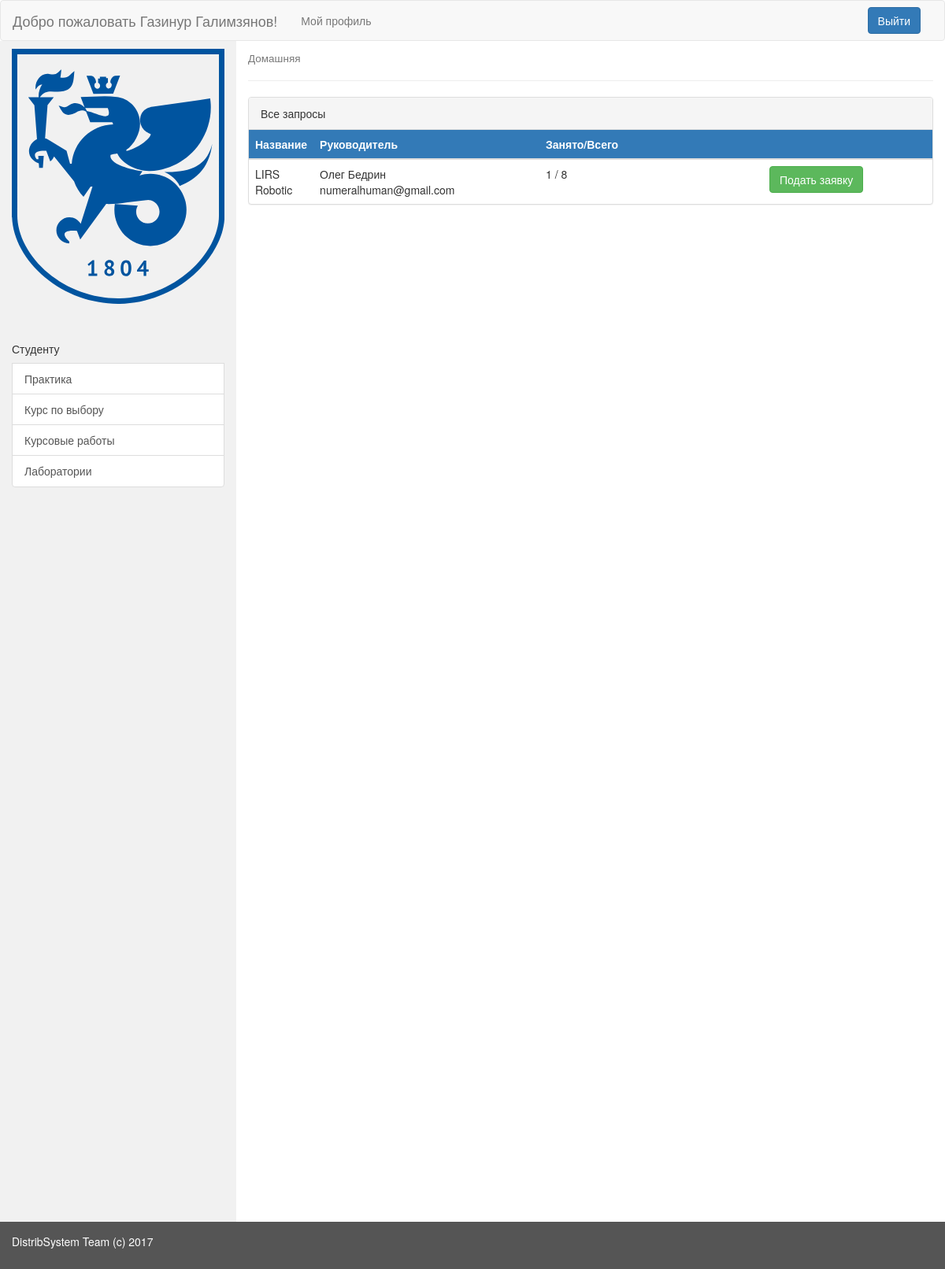
Screenshot of /distribution/my_profile/23/student/Practice/ (signed in) with the database file from the repository.
### choose_distrib/models.py (models this page shows, shortened)
class Container(models.Model):
    container_name = models.CharField(max_length=100, verbose_name='Название')
    container_director = models.ManyToManyField(User)
    container_capacity = models.IntegerField(
        default=0,
        validators=[MaxValueValidator(300), MinValueValidator(0)]
    )
    CONTAINERCHOISE = (
        ('Laboratory', 'laboratory'),
        ('Course', 'course'),
        ('Practice', 'practice'),
        ('ScienceHead', 'science_director')
    )
    container_type = models.CharField(max_length=20, choices=CONTAINERCHOISE)

### choose_distrib/views.py (the view)
# urls.py: url(r'^(?P<container_type>[A-z]+)/$', views.student_form, name='student')])),
def student_form(request, user_id, container_type):
    user = request.user
    list_of_triples = get_container_with_number_of_occupied_from_db(user, container_type)
    context = {
        'user_id': user_id,
        'triples': list_of_triples,
    }
    context.update(base_context(request))
    return render(request, 'accounts/parts/container_table.html', context)

### choose_distrib/utils.py (called while the page is built)
def get_container_with_number_of_occupied_from_db(user, container_type):
    containers = list(getattr(module, container_type).objects.all())
    list_of_triples = []
    for container in containers:
        count = StudentToLabStorage.objects.filter(container=container).distinct().count()
        request_status = list(Request.objects.filter(container=container, student=user).order_by('send_date'))
        status = None
        if request_status:
            status = request_status.pop().status
        triple = Triple(container, count, status)
        list_of_triples.append(triple)
    return list_of_triples

### userroles/utils.py (called while the page is built)
def get_entity_from_db(user, name):
    model = None
    try :
        model=getattr(module, name).objects.get(user=user)
        if model is not None:
            return model
    except:
        return None

### userroles/views.py (called while the page is built)
@login_required(login_url='/accounts/login')
def base_context(request):
    user = request.user
    is_student = get_entity_from_db(user, 'Student')
    is_cooperator = get_entity_from_db(user, 'Cooperator')
    is_professor = get_entity_from_db(user, 'Professor')
    is_sci_director = get_entity_from_db(user, 'ScientificDirector')
    context = {
        "user_id": user.id,
        "user_surname": user.last_name,
        "user_name": user.first_name,
        "user_email": user.email,
        "user_username": user.username,
        "is_student": is_student,
        "is_professor": is_professor,
        "is_cooperator": is_cooperator,
        "is_sci_director": is_sci_director
    }
    return context

### userroles/templates/accounts/parts/container_table.html (shortened to what this page needs)
{% extends 'accounts/my_profile.html' %}
{% block content %}
<div class="panel panel-default">
  <div class="panel-heading">Все запросы</div>
  {% if triples %}
    <table class="table table-hover">
      <thead>
          <tr>
            <th class="col-sm-1 bg-primary th-align-and-text-size">Название</th>
            <th class="col-lg-4 bg-primary th-align-and-text-size">Руководитель</th>
            <th class="col-lg-4 bg-primary th-align-and-text-size">Занято/Всего</th>
            <th class="col-lg-4 bg-primary"></th>
          </tr>
      </thead>
      <tbody class="table-striped">
          {% for content in triples %}
            <tr>
                <td><span id="space">{{ content.first_item.container_name }}</td>
                <td>
                  {% for director in content.first_item.container_director.all %}
                    {{ director.first_name }} {{ director.last_name }}<br>{{ director.email }}
                  {% endfor %}
                </td>
                <td>
                  {{ content.second_item }} / {{ content.first_item.container_capacity }}
                </td>
                <td>
                  <div id="butn{{ сontent.first_item.id }}">
                    <form action={% url 'choose_distrib:student_make_request' user_id content.first_item.container_type content.first_item.container_type content.first_item.id %}  method="post">
                      <button type="submit" id="success{{ req.id }}" class="btn btn-success">Подать заявку</button>
                    </form>
                  </div>
                </td>
              </tr>
          {% endfor %}
      </tbody>
    </table>
  {% else %}
    <div class="h2-margin">
        <h2>На текущий момент записей в базе данных нет.</h2>
    </div>
  {% endif %}
</div>
{% endblock %}

### userroles/templates/accounts/my_profile.html (shortened to what this page needs)
{% load static %}
<!DOCTYPE html>
<html lang="en">
  <head>
    <link href="{% static 'userroles/css/bootstrap.min.css' %}" rel="stylesheet" type="text/css">
    <link rel="stylesheet" type="text/css" href="{% static 'userroles/css/style.css' %}">
  </head>
  <body>
    <nav class="navbar navbar-default">
      <div class="container-fluid">
        <div class="navbar-header">
          <a class="navbar-brand" href="{% url 'userroles:profile' user_id %}" >Добро пожаловать {{ user_name }} {{ user_surname }}!</a>
        </div>
        <div class="collapse navbar-collapse" id="topNavBar">
          <ul class="nav navbar-nav">
            <li class="">
              <a href="{% url 'userroles:profile' user_id %}">Мой профиль</a>
            </li>
          </ul>
          <form class="navbar-form navbar-right" action="{% url 'userroles:logout' %}">
            <button class="btn btn-primary" type="submit">Выйти</button>
          </form>
        </div>
      </div>
    </nav>
    <div class="container-fluid">
      <div class="row content">
        <div class="col-sm-3 sidenav">
          <img class="image-padding" src="{% static "userroles/img/profile_logo.svg" %}">
          <div class="list-group">
            <br><br>
            {% if is_student %}
              {% include "accounts/parts/menus/student_menu.html" %}
            {% endif %}
          </div>
        </div>
        <div class="col-sm-9">
          <h4><small>Домашняя</small></h4>
          <hr>
          {% block content %}
          {% endblock %}
        </div>
      </div>
    </div>
    <footer class="container-fluid">
      <p>DistribSystem Team (c) 2017</p>
    </footer>
  </body>
</html>

### userroles/static/userroles/css/style.css (style rules this page uses)
.image-padding { padding-top: 10px; }
.row.content { height: 1500px }
.sidenav { background-color: #f1f1f1; height: 100%; }
footer { background-color: #555; color: white; padding: 15px; }
.table>thead>tr { background-color: #0074D9; color:#ffffff; }
.navbar { margin-bottom: 0px; }

### rows the page displays
Container: first_item.container_name "LIRS Robotic", first_item.container_capacity "8"

### other values shown
{{ user_name }} "Газинур"
{{ user_surname }} "Галимзянов"
{{ director.first_name }} "Олег"
{{ director.last_name }} "Бедрин"
{{ director.email }} "numeralhuman@gmail.com"
{{ content.second_item }} "1"
